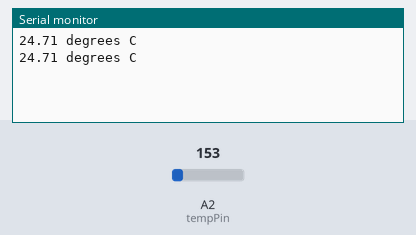
A sketch run on a simulated Arduino Uno, built with avr-gcc and run on an emulated ATmega328P. Shown: the last lines printed to the serial monitor. The test bench sets the inputs (shaded band); at power-on: A2 (tempPin) = 153.

Above: at 1.8 s.
1.9 s: A2 (tempPin) set to 165
At 2.6 s:
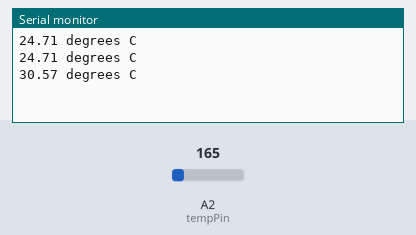
3.4 s: A2 (tempPin) set to 175
At 4.8 s:
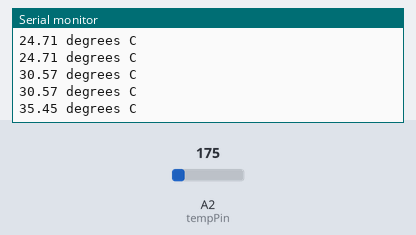
Timing chart, 0 to 6.4 s (numbered marks = the images above; inputs shaded):
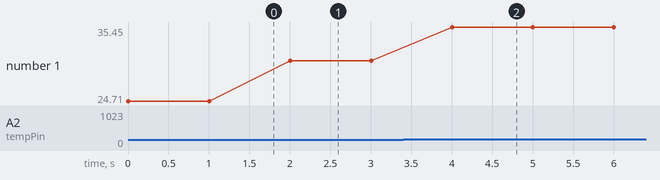

The sketch:

test1.ino
```cpp
int ledPin = 13;
int lightPin = 0;
int soundPin = 1;
int tempPin = 2;

void setup() {
  // put your setup code here, to run once:
  Serial.begin(9600);
}

void loop() {
//  digitalWrite(ledPin, HIGH);
//  Serial.print("Light: ");
//  Serial.println(analogRead(lightPin));
//  Serial.print("Volume: ");
//  Serial.println(analogRead(soundPin));
//  delay(300);
//  digitalWrite(ledPin, LOW);
int reading = analogRead(tempPin);
 // converting that reading to voltage, for 3.3v arduino use 3.3
 float voltage = reading * 5.0;
 voltage /= 1024.0;

 // now print out the temperature
 float temperatureC = (voltage - 0.5) * 100 ;  //converting from 10 mv per degree wit 500 mV offset
                                               //to degrees ((voltage - 500mV) times 100)
 Serial.print(temperatureC); Serial.println(" degrees C");
 delay(1000);
  // put your main code here, to run repeatedly:

}
```

Measured:
- after the input at 1.9 s, the serial monitor: prints a new line after 0.10 s (image 1)
- after the input at 3.4 s, the serial monitor: prints a new line after 0.60 s (image 2)
- plotted number 1: 24.71 → 30.57 after the input at 1.9 s, 30.57 → 35.45 after the input at 3.4 s
